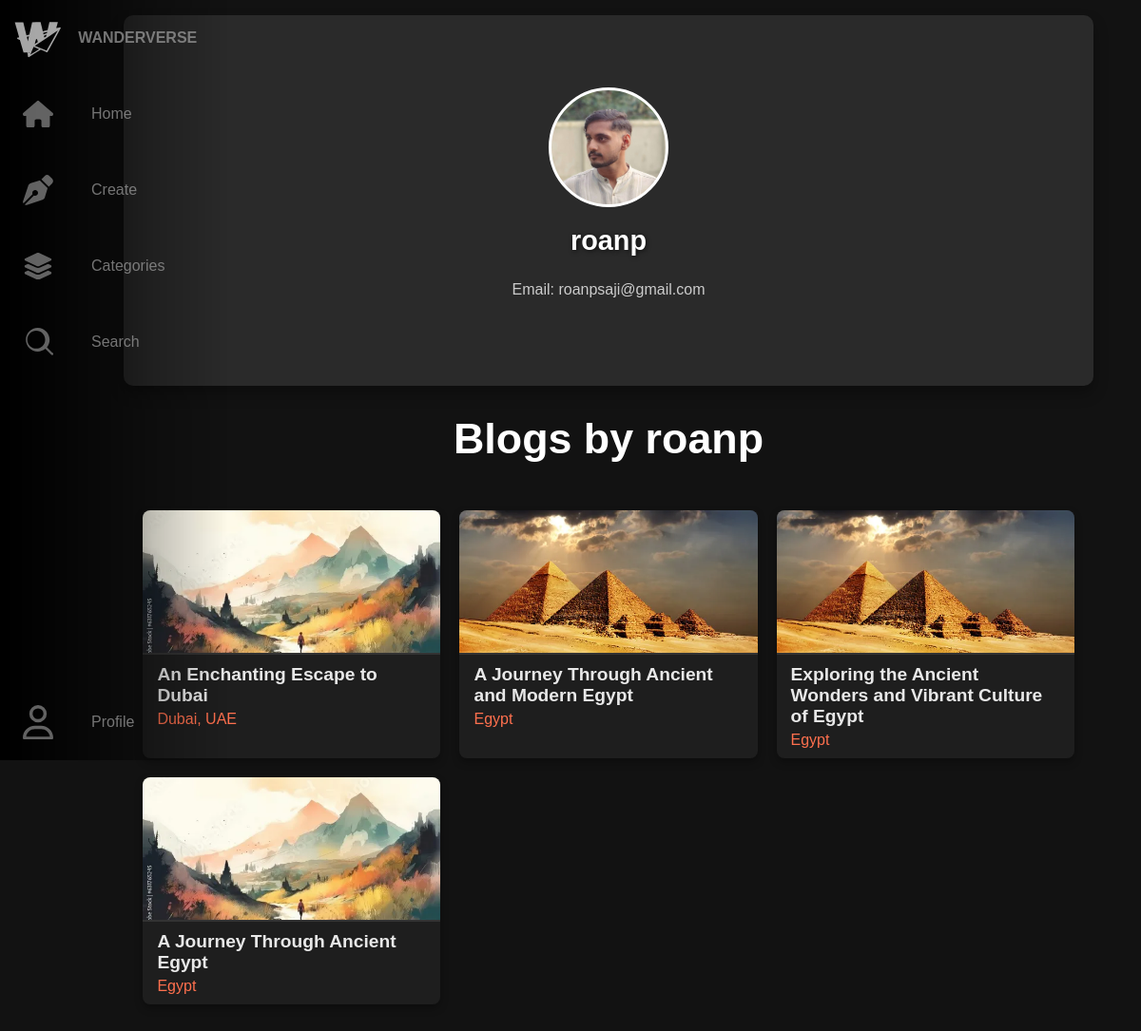
/display/3 (signed in), run on the app's committed database.
### app/models.py (models this page shows, shortened)
class SearchableMixin(object):
    @classmethod
    def before_commit(cls, session):
        session._changes = {
            'add': list(session.new),
            'update': list(session.dirty),
            'delete': list(session.deleted)
        }

class User(db.Model, UserMixin, SearchableMixin):
    __tablename__ = 'user'
    __searchable__ = ['username', 'email']
    id = db.Column(db.Integer, primary_key=True)
    username = db.Column(db.String(80), unique=True, nullable=False)
    password = db.Column(db.String(80), nullable=False)
    email = db.Column(db.String(120), unique=True, nullable=False)
    phone_number = db.Column(db.Integer, unique=True, nullable=False)
    profile_pic = db.Column(db.String(120), nullable=False, default='profile.jpg')

class Post(db.Model, SearchableMixin):
    __tablename__ = 'post'
    __searchable__ = ['title', 'location', 'category', 'content']
    id = db.Column(db.Integer, primary_key=True)
    title = db.Column(db.String(255), nullable=True)
    location = db.Column(db.String(255), nullable=True)
    category = db.Column(db.String(255), nullable=True)
    duration = db.Column(db.String(255), nullable=True)
    tips = db.Column(db.String(255), nullable=True)
    user_id = db.Column(db.Integer, db.ForeignKey('user.id'), nullable=True)
    status=db.Column(db.String, nullable=False, default='draft')
    content = db.Column(db.String, nullable=False)
    flagged = db.Column(db.Boolean, nullable=False,default=False)
    sexuality = db.Column(db.String(255), nullable=False,default=False)
    violence = db.Column(db.String(255), nullable=False,default=False)
    harassment = db.Column(db.String(255), nullable=False,default=False)
    illicit = db.Column(db.String(255), nullable=False,default=False)
    self_harm = db.Column(db.String(255), nullable=False,default=False)
    hate = db.Column(db.String(255), nullable=False,default=False)

### app/routes.py (the view)
@app.route('/display/<int:user_id>')
@login_required
def display(user_id):
    user = User.query.get_or_404(user_id)
    if user.id != current_user.id:
        results = (
            db.session.query(Post, db.func.coalesce(db.func.group_concat(Images.image1), ''))
            .outerjoin(Images, Post.id == Images.post_id)
            .filter(Post.user_id == user_id)
            .filter(Post.status == 'live')
            .group_by(Post.id)
            .all()
        )
        return render_template('display.html', user=user, results=results)
    else:
        return redirect('/profile')

### app/routes.py (called while the page is built)
@login_manager.user_loader
def load_user(user_id):
    return User.query.get(int(user_id))

### app/templates/display.html (shortened to what this page needs)
{% extends 'base.html' %}
{% block head %}
    <link rel="stylesheet" href="{{ url_for('static', filename='css/display.css') }}">
{% endblock %}
{% block body %}
    <main class="profile-content">
        <div class="profile-card">
            <div class="profile-image" style="background-image: url('{{ url_for('static', filename='Images/' + (user.profile_pic if user.profile_pic else 'default.jpg')) }}');"></div>
            <div class="profile-details">
                <h1>{{ user.username }}</h1>
                <p>Email: {{ user.email }}</p>
            </div>
        </div>
    </main>
    <h1>Blogs by {{ user.username }}</h1>
    <div class="blogs">
        {% for post, images_str in results %}
            <div class="blog" data-images="{{ images_str }}">
                <a href="{{ url_for('posts', post_id=post.id) }}">
                    <img src="{{ url_for('static', filename='Images/' + (images_str.split(',')[0] if images_str else 'default.jpg')) }}" alt="Blog Image">
                    <div class="blog-title">{{ post.title }}</div>
                    <div class="blog-destination">{{ post.location }}</div>
                </a>
            </div>
        {% endfor %}
    </div>
{% endblock %}

### app/templates/base.html (shortened to what this page needs)
<!doctype html>
<html lang="en">
<head>
    <link rel="stylesheet" href="{{ url_for('static', filename='css/base.css') }}">
    {% block head %}{% endblock %}
</head>
<body>
<nav class="navbar">
    <ul class="navbar-nav">
        <li class="logo">
            <a class="nav-link" href="#">
                <img height="55px" width="55px" src="{{ url_for('static', filename='ui_images/logo.svg') }}" alt="logo">
            <span class="link-text">WanderVerse</span>
            </a>
        </li>
        <li class="nav-item">
            <a class="nav-link" href="{{ url_for('recommend') }}">
            <span class="link-text">Home</span>
            </a>
        </li>
        <li class="nav-item">
            <a class="nav-link" href="{{ url_for('create') }}">
            <span class="link-text">Create</span>
            </a>
        </li>
        <li class="nav-item">
            <a class="nav-link" href="{{ url_for('categories') }}">
            <span class="link-text">Categories</span>
            </a>
        </li>
        <li class="nav-item">
            <a class="nav-link" href="#" onclick="toggleSearch()">
                <span class="link-text">Search</span>
            </a>
        </li>
        <li class="nav-item">
            <a class="nav-link" href="{{ url_for('profile') }}">
                <span class="link-text">Profile</span>
            </a>
        </li>
    </ul>
</nav>
<main>
    {% block body %}{% endblock %}
</main>
</body>
</html>

### app/static/css/base.css (style rules this page uses)
:root { font-size: 16px; font-family: 'Poppins', sans-serif; }
html { scrollbar-width: thin; scrollbar-color: #ff4b4b #121212; }
body { margin: 0; padding: 0; background-color: #121212; }
main { margin-left: 5rem; padding: 1rem; }
.navbar { width: 5rem; height: 100vh; position: fixed; background-color: rgba(7, 7, 7, 0); transition: width 200ms ease; z-index: 9999; }
.navbar-nav { list-style: none; padding: 0; margin: 0; display: flex; flex-direction: column; align-items:flex-start; height: 100%; }
.nav-item { width:5rem }
.nav-item:last-child { margin-top: auto; }
.nav-link { display: flex; align-items: center; height: 5rem; color: #a3a3a3; text-decoration: none; filter: grayscale(100%) opacity(0.7); transition: 200ms; }
.link-text { display: none; margin-left: 1rem; }
.nav-link svg { min-width: 2rem; margin: 0 1.5rem; }
.icon { color: #ff704e; }
.logo { margin-left: 0.7rem; text-transform: uppercase; text-align: center; font-weight: bold; }

### app/static/css/display.css (style rules this page uses)
.profile-content { display: flex; background: rgba(255, 255, 255, 0.1); padding: 20px; border-radius: 10px; box-shadow: 0 8px 15px rgba(0, 0, 0, 0.3); width: 90%; max-width: 1200px; height: 350px; gap: 20px; flex-wrap: wrap; justify-content: center; margin: auto; }
.profile-card { padding: 20px; border-radius: 15px; text-align: center; width: 300px; flex: 1 1 300px; align-self: center; }
.profile-image { width: 120px; height: 120px; border-radius: 50%; border: 3px solid #fff; background-size: cover; background-position: center; margin: 0 auto 10px; }
.profile-details h1 { font-size: 1.8rem; color: #ffffff; text-shadow: 1px 1px 5px rgba(0, 0, 0, 0.7); margin-bottom: 5px; }
.profile-details p { font-size: 1rem; color: #ccc; }
.blogs { width: 90%; max-width: 1200px; margin: 20px auto; display: grid; grid-template-columns: repeat(auto-fill, minmax(250px, 1fr)); gap: 20px; padding: 20px; }
h1 { font-size: 2.8rem; font-weight: 600; color: #ffffff; text-align: center; margin-bottom: 20px; padding-bottom: 10px; }
.blog { display: flex; flex-direction: column; background-color: #1e1e1e; border-radius: 8px; overflow: hidden; transition: transform 0.3s ease, box-shadow 0.3s ease; box-shadow: 0 4px 8px rgba(0, 0, 0, 0.3); position: relative; }
.blog a { text-decoration: none; color: inherit; display: flex; flex-direction: column; height: 100%; }
.blog img { width: 100%; height: 150px; object-fit: cover; border-bottom: 2px solid #333333; transition: transform 0.3s ease; }
.blog-title { font-size: 1.2rem; font-weight: 600; color: #e8e8e8; padding: 10px 15px 5px; }
.blog-destination { font-size: 1rem; font-weight: 400; color: #ff704e; padding: 0 15px 10px; }

### data on the page
User: profile_pic (picture), username "roanp", email "roanpsaji@gmail.com"
Post: title "An Enchanting Escape to Dubai", location "Dubai, UAE"
Post: title "A Journey Through Ancient and Modern Egypt", location "Egypt"
Post: title "Exploring the Ancient Wonders and Vibrant Culture of Egypt", location "Egypt"
Post: title "A Journey Through Ancient Egypt", location "Egypt"
